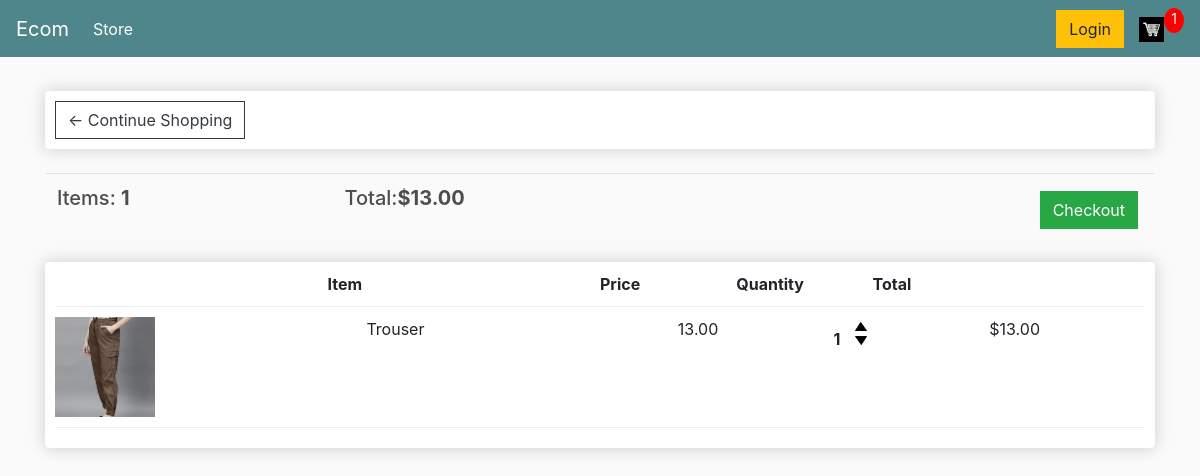
The app's page /cart/ (signed in) with its own data.
### store/models.py (models this page shows, shortened)
class Order(models.Model):
    customer=models.ForeignKey(Customer,on_delete=models.SET_NULL,blank=True,null=True)
    date_ordered=models.DateTimeField(auto_now_add=True)
    complete=models.BooleanField(default=False,null=True,blank=False)
    transaction_id=models.CharField(max_length=200,null=True)
    @property
    def get_cart_total(self):
        orderitems=self.orderitem_set.all()
        total=sum([item.get_total for item in orderitems])
        return total
    @property
    def get_cart_items(self):
        orderitems=self.orderitem_set.all()
        total=sum([item.quantity for item in orderitems])
        return total

class OrderItem(models.Model):
    product=models.ForeignKey(Product,on_delete=models.SET_NULL,blank=True,null=True)
    order=models.ForeignKey(Order,on_delete=models.SET_NULL,blank=True,null=True)
    quantity=models.IntegerField(default=0,null=True,blank=True)
    date_added=models.DateTimeField(auto_now_add=True)
    @property
    def get_total(self):
        total=self.product.price * self.quantity
        return total

class Product(models.Model):
    name=models.CharField(max_length=200,null=True)
    price=models.DecimalField(max_digits=7,decimal_places=2)
    digital=models.BooleanField(default=False,null=True,blank=False)
    image=models.ImageField(null=True,blank=True)
    @property
    def imageUrl(self):
        try:
            url=self.image.url
        except:
            url=''
        return url

### store/views.py (the view)
# urls.py: path('cart/',views.cart,name="cart"),
def cart(request):
	data =cartData(request)
	cartItems =data['cartItems']
	order =data['order']
	items =data['items']
	context = {'items':items, 'order':order, 'cartItems':cartItems}
	return render(request, 'store/cart.html', context)

### store/utils.py (called while the page is built)
def cartData(request):
    if request.user.is_authenticated:
        customer = request.user.customer
        order, created = Order.objects.get_or_create(customer=customer, complete=False)
        items = order.orderitem_set.all()
        cartItems = order.get_cart_items
    else:
        cookieData =cookieCart(request)
        cartItems =cookieData['cartItems']
        order =cookieData['order']
        items =cookieData['items']
    return {'items':items, 'order':order, 'cartItems':cartItems}

### store/templates/store/cart.html
{% extends 'store/main.html' %}
{% load static %}
{% block content %}
<div class="row">
	<div class="col-lg-12">
		<div class="box-element">
            <a  class="btn btn-outline-dark" href="{% url 'store' %}">&#x2190; Continue Shopping</a>
		</div>
		<br>
        <table class="table">
            <tr>
                <th><h5>Items: <strong>{{order.get_cart_items}}</strong></h5></th>
                <th><h5>Total:<strong>${{order.get_cart_total}}</strong></h5></th>
                <th>
                    <a  style="float:right; margin:5px;" class="btn btn-success" href="{% url 'checkout' %}">Checkout</a>
                </th>
            </tr>
        </table>
		<div class="box-element">
            <div class="cart-row">
                <div style="flex:2"></div>
                <div style="flex:2"><strong>Item</strong></div>
                <div style="flex:1"><strong>Price</strong></div>
                <div style="flex:1"><strong>Quantity</strong></div>
                <div style="flex:2"><strong>Total</strong></div>
            </div>
            {% for item in items %}
            <div class="cart-row">
                <div style="flex:2"><img class="row-image" src="{{ item.product.imageUrl }}"></div>
                <div style="flex:2"><p>{{item.product.name}}</p></div>
                <div style="flex:1"><p>{{item.product.price|floatformat:2}}</p></div>
                <div style="flex:1">
                    <p class="quantity">{{item.quantity}}</p>
                    <div class="quantity">
                        <img data-product="{{item.product.id}}" class="chg-quantity update-cart" data-action="add"src="{% static  'images/3+arrow-up.png' %}">
                        <img data-product="{{item.product.id}}" class="chg-quantity update-cart" data-action="remove" src="{% static  'images/2+arrow-down.png' %}">
                    </div>
                </div>
                <div style="flex:1"><p>${{item.get_total}}</p></div>
            </div>
            {% endfor %}
		</div>
	</div>
</div>
{% endblock content %}

### static/css/main.css (style rules this page uses)
body { background-color: hsl(0, 0%, 98%); }
h1,h2,h3,h4,h5,h6 { color:hsl(0, 0%, 30%); }
.box-element { box-shadow:hsl(0, 0%, 80%) 0 0 16px; background-color: #fff; border-radius: 4px; padding: 10px; }
.col-lg-4, .col-lg-6, .col-lg-8, .col-lg-12 { margin-top: 10px; }
.btn { border-radius: 0; }
.row-image { width: 100px; }
.cart-row { display: flex; align-items: flex-stretch; padding-bottom: 10px; margin-bottom: 10px; border-bottom: 1px solid #ececec; }
.quantity { display: inline-block; font-weight: 700; padding-right:10px; }
.chg-quantity { width: 12px; cursor: pointer; display: block; margin-top: 5px; transition:.1s; }

### records on screen
Order: get_cart_items "1", get_cart_total "13.00"
OrderItem: product.imageUrl (picture), product.name "Trouser", product.price "13.00", quantity "1", get_total "13.00"

### other values on screen
{{ cartItems }} "1"
